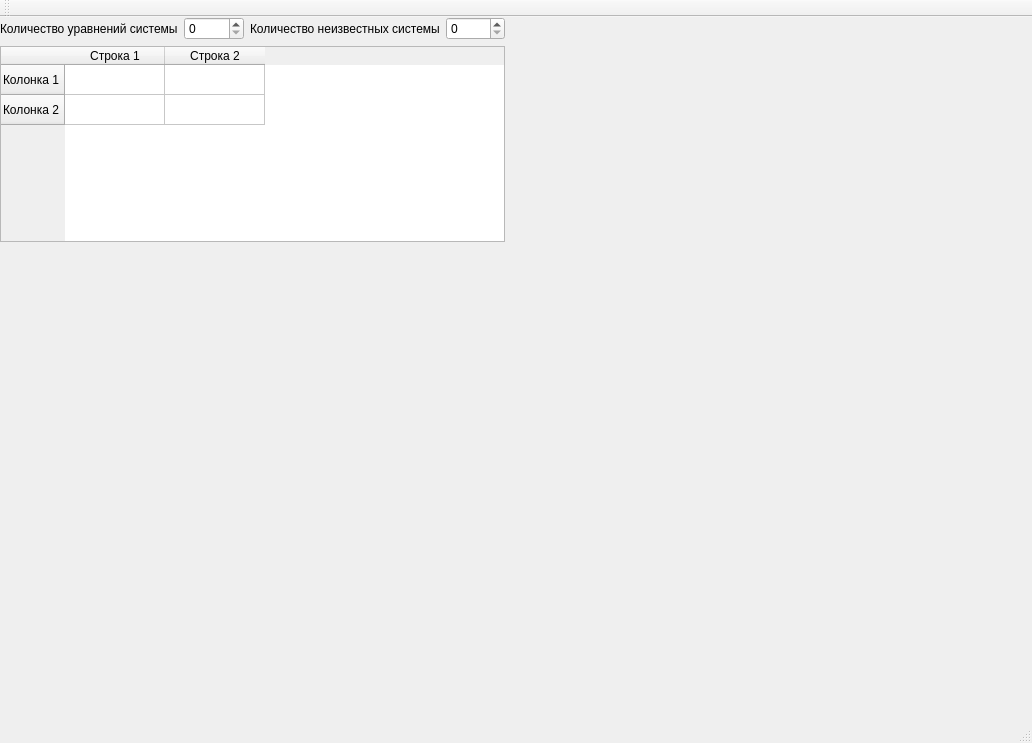
<?xml version="1.0" encoding="UTF-8"?>
<ui version="4.0">
 <class>MainWindow</class>
 <widget class="QMainWindow" name="MainWindow">
  <property name="geometry">
   <rect>
    <x>0</x>
    <y>0</y>
    <width>1032</width>
    <height>743</height>
   </rect>
  </property>
  <property name="windowTitle">
   <string>MainWindow</string>
  </property>
  <widget class="QWidget" name="centralwidget">
   <widget class="QWidget" name="verticalLayoutWidget">
    <property name="geometry">
     <rect>
      <x>0</x>
      <y>0</y>
      <width>505</width>
      <height>225</height>
     </rect>
    </property>
    <layout class="QVBoxLayout" name="mainLayout">
     <property name="sizeConstraint">
      <enum>QLayout::SetMaximumSize</enum>
     </property>
     <item>
      <layout class="QHBoxLayout" name="horizontalLayout">
       <item>
        <widget class="QLabel" name="rowsNumLabel">
         <property name="text">
          <string>Количество уравнений системы</string>
         </property>
        </widget>
       </item>
       <item>
        <widget class="QSpinBox" name="rowsNumSpin"/>
       </item>
       <item>
        <widget class="QLabel" name="colsNumLabel">
         <property name="text">
          <string>Количество неизвестных системы</string>
         </property>
        </widget>
       </item>
       <item>
        <widget class="QSpinBox" name="colsNumSpin"/>
       </item>
      </layout>
     </item>
     <item>
      <widget class="QTableWidget" name="tableWidget">
       <row>
        <property name="text">
         <string>Колонка 1</string>
        </property>
       </row>
       <row>
        <property name="text">
         <string>Колонка 2</string>
        </property>
       </row>
       <column>
        <property name="text">
         <string>Строка 1</string>
        </property>
       </column>
       <column>
        <property name="text">
         <string>Строка 2</string>
        </property>
       </column>
      </widget>
     </item>
    </layout>
   </widget>
  </widget>
  <widget class="QMenuBar" name="menubar">
   <property name="geometry">
    <rect>
     <x>0</x>
     <y>0</y>
     <width>1032</width>
     <height>21</height>
    </rect>
   </property>
  </widget>
  <widget class="QStatusBar" name="statusbar"/>
  <widget class="QToolBar" name="toolBar">
   <property name="windowTitle">
    <string>toolBar</string>
   </property>
   <attribute name="toolBarArea">
    <enum>TopToolBarArea</enum>
   </attribute>
   <attribute name="toolBarBreak">
    <bool>false</bool>
   </attribute>
  </widget>
 </widget>
 <resources/>
 <connections/>
</ui>
